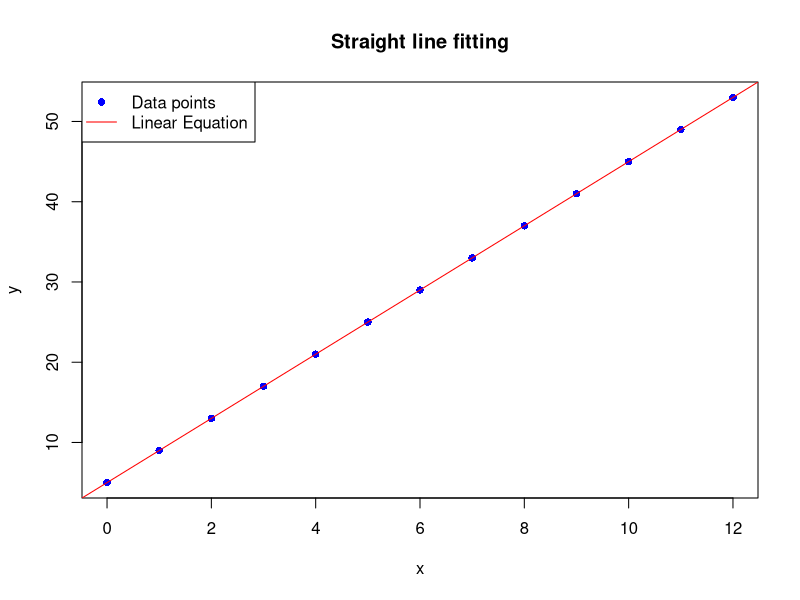

R code for this plot:
# Given data
x_values <- c(
  0, 1, 2, 3, 4, 5, 6, 7, 8, 9, 10, 11, 12)
y_values <- c(
  5, 9, 13, 17, 21, 25, 29, 33, 37, 41, 45, 49, 53)

# Curve Fitting Order
order <- 1

# Perform linear regression using lm()
lm_model <- lm(y_values ~ 
  poly(x_values, order, raw = TRUE))

# Coefficients
coefficients <- coef(lm_model)

# Reverse order to match output
coefficients <- coefficients[
  length(coefficients):1]

# Print coefficients
cat("Coefficients (a, b):\n\t",
  coefficients, "\n")

# Open PNG graphics device
png("11-lm-line-ab.png", width = 800, height = 400)

# Draw Plot
plot(
  x_values, y_values, 
   xlab = "x", ylab = "y", 
   main = "Straight line fitting", 
   pch = 16, col = "blue", 
   ylim = c(min(y_values), max(y_values)))

# Add linear regression line
abline(lm_model, col = "red")

# Add legend
legend("topleft",
  legend = c("Data points", "Linear Equation"), 
  col = c("blue", "red"),
  pch = c(16, NA), lty = c(NA, 1))
